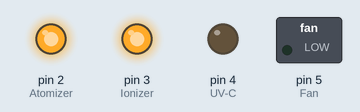
This sketch was run on a simulated Arduino Uno, built with avr-gcc and run on an emulated ATmega328P. On the bench: switched loads named in the sketch (green lamp = pin HIGH), output pins drawn as LEDs (lit = HIGH).

Above: at 5.0 s.
At 15.0 s:
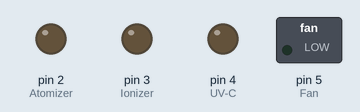
Timing chart, 0 to 26.0 s (numbered marks = the images above):
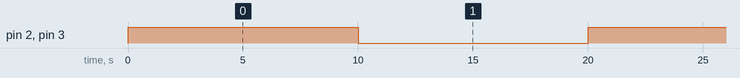

The sketch:

cloudnest_controller.ino
```cpp
// CloudNest Controller Firmware Stub

#include <Arduino.h>

void setup() {
  Serial.begin(9600);
  // Setup mist, ionizer, UV, fan pins
  pinMode(2, OUTPUT); // Atomizer
  pinMode(3, OUTPUT); // Ionizer
  pinMode(4, OUTPUT); // UV-C
  pinMode(5, OUTPUT); // Fan
}

void loop() {
  digitalWrite(2, HIGH); // Mist On
  digitalWrite(3, HIGH); // Ionizer On
  delay(10000); // Run for 10 seconds
  digitalWrite(2, LOW);
  digitalWrite(3, LOW);
  delay(10000);
}
```

Measured:
- by itself, pin 2 (Atomizer), pin 3 (Ionizer): alternates HIGH for 10.0 s and LOW for 10.0 s
